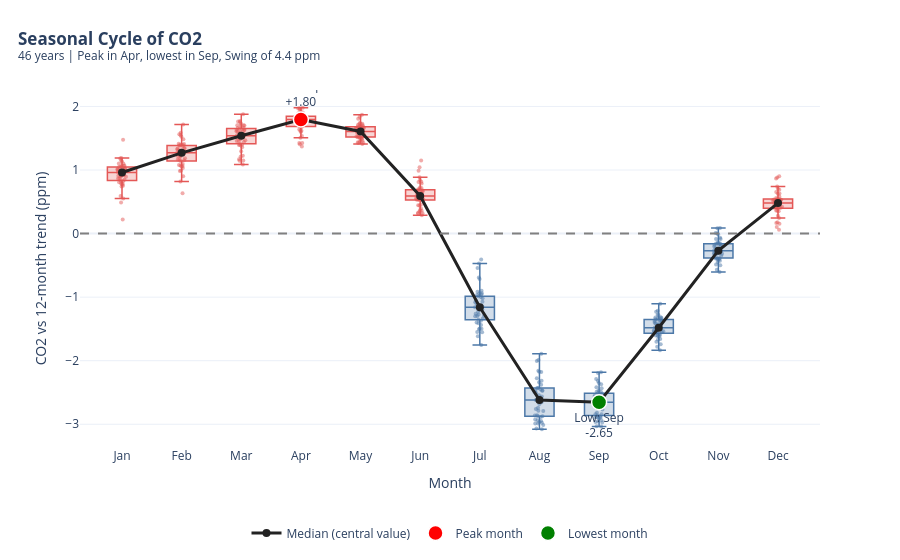

Notebook source saved alongside this figure:
### Markdown cell above
### What is the seasonal cycle of CO2 and which month peaks?

### Code cell
m = monthlyDf.sort_values(["year", "month"]).copy()

r = m["co2_ppm"].rolling(12, center=True).mean()
m["trend"] = (r + r.shift(-1)) / 2          # properly centered 12-month trend

# 2. Seasonal part = CO2 minus the trend (do NOT overwrite this later)
m["anomaly"] = m["co2_ppm"] - m["trend"]
m = m.dropna(subset=["anomaly"])

# 3. Keep only years that still have all 12 months
cnt = m.groupby("year")["month"].nunique()
m = m[m["year"].isin(cnt[cnt == 12].index)].copy()

# 4. Central value per month across ALL years (median)
names = ["Jan","Feb","Mar","Apr","May","Jun","Jul","Aug","Sep","Oct","Nov","Dec"]
seasonal = m.groupby("month")["anomaly"].agg(["median", "mean", "std", "count"]).reset_index()
seasonal["name"] = seasonal["month"].apply(lambda i: names[i - 1])

peak = seasonal.loc[seasonal["median"].idxmax()]
trough = seasonal.loc[seasonal["median"].idxmin()]
amplitude = peak["median"] - trough["median"]
n_years = m["year"].nunique()

# 5. Box plot: every year's value for each month
fig = go.Figure()
for i, name in enumerate(names, start=1):
    vals = m.loc[m["month"] == i, "anomaly"]
    fig.add_trace(go.Box(
        y=vals, x=[name] * len(vals), name=name,
        boxpoints="all", jitter=0.4, pointpos=0,
        marker=dict(size=4, opacity=0.5),
        line=dict(width=1.5),
        fillcolor="rgba(228,87,86,0.25)" if vals.median() >= 0 else "rgba(76,120,168,0.25)",
        marker_color="#E45756" if vals.median() >= 0 else "#4C78A8",
        showlegend=False,
        hovertemplate="%{y:+.2f} ppm<extra>" + name + "</extra>",
    ))

# 6. Median curve connecting the 12 months
fig.add_trace(go.Scatter(
    x=seasonal["name"], y=seasonal["median"], mode="lines+markers",
    line=dict(color="#222", width=3), marker=dict(size=8),
    name="Median (central value)",
))

# 7. Peak and lowest month
fig.add_trace(go.Scatter(
    x=[peak["name"]], y=[peak["median"]], mode="markers+text",
    marker=dict(color="red", size=15, line=dict(color="white", width=1.5)),
    text=[f"Peak: {peak['name']}<br>{peak['median']:+.2f}"], textposition="top center",
    name="Peak month",
))
fig.add_trace(go.Scatter(
    x=[trough["name"]], y=[trough["median"]], mode="markers+text",
    marker=dict(color="green", size=15, line=dict(color="white", width=1.5)),
    text=[f"Low: {trough['name']}<br>{trough['median']:+.2f}"], textposition="bottom center",
    name="Lowest month",
))

# 8. Styling
fig.update_layout(
    template="plotly_white",
    title=dict(
        text="<b>Seasonal Cycle of CO2</b>"
             f"<br><sup>{n_years} years | Peak in {peak['name']}, lowest in {trough['name']}, "
             f"Swing of {amplitude:.1f} ppm</sup>",
        x=0.02),
    xaxis=dict(title="Month", categoryorder="array", categoryarray=names),
    yaxis=dict(title="CO2 vs 12-month trend (ppm)"),
    legend=dict(orientation="h", yanchor="top", y=-0.2, xanchor="center", x=0.5),
    margin=dict(t=90, b=100),
)
fig.add_hline(y=0, line_color="gray", line_dash="dash")
fig.show()

# 9. Printed summary
out = seasonal[["name", "median", "mean", "std", "count"]].round(2)
out.columns = ["Month", "Median", "Mean", "Std", "Years"]
print(out.to_string(index=False))
print(f"\nPeak month:   {peak['name']} ({peak['median']:+.2f} ppm)")
print(f"Lowest month: {trough['name']} ({trough['median']:+.2f} ppm)")
print(f"Seasonal swing: {amplitude:.2f} ppm")

### Figure 1 — Plotly figure (JSON) as saved in the notebook; plotly's stock layout.template omitted (floating-point values rounded to 4 significant figures)
{"data": [{"boxpoints": "all", "fillcolor": "rgba(228,87,86,0.25)", "hovertemplate": "%{y:+.2f} ppm<extra>Jan</extra>", "jitter": 0.4, "line": {"width": 1.5}, "marker": {"color": "#E45756", "opacity": 0.5, "size": 4}, "name": "Jan", "pointpos": 0, "showlegend": false, "type": "box", "x": ["Jan", "Jan", "Jan", "Jan", "Jan", "Jan", "Jan", "Jan", "Jan", "Jan", "Jan", "Jan", "Jan", "Jan", "Jan", "Jan", "Jan", "Jan", "Jan", "Jan", "Jan", "Jan", "Jan", "Jan", "Jan", "Jan", "Jan", "Jan", "Jan", "Jan", "Jan", "Jan", "Jan", "Jan", "Jan", "Jan", "Jan", "Jan", "Jan", "Jan", "Jan", "Jan", "Jan", "Jan", "Jan", "Jan"], "y": [0.5917, 0.5525, 0.7404, 0.8246, 0.8967, 0.49, 0.7913, 0.2196, 0.865, 0.8333, 1.023, 0.8487, 0.7804, 0.7771, 0.8942, 0.8646, 0.9146, 0.7525, 0.9658, 0.9958, 0.9925, 0.9092, 0.9333, 0.9187, 0.9554, 0.8062, 1.063, 1.024, 1.101, 1.188, 1.071, 0.9763, 0.9825, 0.9217, 1.02, 1.006, 1.154, 0.9688, 1.052, 1.063, 1.01, 1.102, 1.136, 1.18, 1.047, 1.476]}, {"boxpoints": "all", "fillcolor": "rgba(228,87,86,0.25)", "hovertemplate": "%{y:+.2f} ppm<extra>Feb</extra>", "jitter": 0.4, "line": {"width": 1.5}, "marker": {"color": "#E45756", "opacity": 0.5, "size": 4}, "name": "Feb", "pointpos": 0, "showlegend": false, "type": "box", "x": ["Feb", "Feb", "Feb", "Feb", "Feb", "Feb", "Feb", "Feb", "Feb", "Feb", "Feb", "Feb", "Feb", "Feb", "Feb", "Feb", "Feb", "Feb", "Feb", "Feb", "Feb", "Feb", "Feb", "Feb", "Feb", "Feb", "Feb", "Feb", "Feb", "Feb", "Feb", "Feb", "Feb", "Feb", "Feb", "Feb", "Feb", "Feb", "Feb", "Feb", "Feb", "Feb", "Feb", "Feb", "Feb", "Feb"], "y": [1.033, 1.054, 1.307, 0.9904, 1.286, 0.8183, 0.9012, 0.6346, 1.22, 1.184, 1.308, 1.141, 1.078, 1.062, 1.282, 1.212, 1.07, 1.094, 0.9837, 1.254, 1.152, 1.27, 1.167, 1.227, 1.326, 1.17, 1.522, 1.395, 1.402, 1.564, 1.585, 1.271, 1.413, 1.257, 1.338, 1.387, 1.485, 1.39, 1.548, 1.277, 1.348, 1.376, 1.41, 1.267, 1.338, 1.715]}, {"boxpoints": "all", "fillcolor": "rgba(228,87,86,0.25)", "hovertemplate": "%{y:+.2f} ppm<extra>Mar</extra>", "jitter": 0.4, "line": {"width": 1.5}, "marker": {"color": "#E45756", "opacity": 0.5, "size": 4}, "name": "Mar", "pointpos": 0, "showlegend": false, "type": "box", "x": ["Mar", "Mar", "Mar", "Mar", "Mar", "Mar", "Mar", "Mar", "Mar", "Mar", "Mar", "Mar", "Mar", "Mar", "Mar", "Mar", "Mar", "Mar", "Mar", "Mar", "Mar", "Mar", "Mar", "Mar", "Mar", "Mar", "Mar", "Mar", "Mar", "Mar", "Mar", "Mar", "Mar", "Mar", "Mar", "Mar", "Mar", "Mar", "Mar", "Mar", "Mar", "Mar", "Mar", "Mar", "Mar", "Mar"], "y": [1.169, 1.61, 1.578, 1.087, 1.293, 1.557, 1.146, 1.207, 1.389, 1.634, 1.53, 1.532, 1.397, 1.412, 1.51, 1.517, 1.225, 1.441, 1.151, 1.521, 1.36, 1.546, 1.456, 1.458, 1.628, 1.577, 1.762, 1.703, 1.632, 1.7, 1.701, 1.507, 1.754, 1.597, 1.484, 1.659, 1.769, 1.655, 1.877, 1.607, 1.664, 1.467, 1.733, 1.392, 1.64, 1.704]}, {"boxpoints": "all", "fillcolor": "rgba(228,87,86,0.25)", "hovertemplate": "%{y:+.2f} ppm<extra>Apr</extra>", "jitter": 0.4, "line": {"width": 1.5}, "marker": {"color": "#E45756", "opacity": 0.5, "size": 4}, "name": "Apr", "pointpos": 0, "showlegend": false, "type": "box", "x": ["Apr", "Apr", "Apr", "Apr", "Apr", "Apr", "Apr", "Apr", "Apr", "Apr", "Apr", "Apr", "Apr", "Apr", "Apr", "Apr", "Apr", "Apr", "Apr", "Apr", "Apr", "Apr", "Apr", "Apr", "Apr", "Apr", "Apr", "Apr", "Apr", "Apr", "Apr", "Apr", "Apr", "Apr", "Apr", "Apr", "Apr", "Apr", "Apr", "Apr", "Apr", "Apr", "Apr", "Apr", "Apr", "Apr"], "y": [1.423, 1.82, 1.837, 1.369, 1.405, 1.736, 1.536, 1.75, 1.619, 1.891, 1.733, 1.95, 1.837, 1.797, 1.731, 1.812, 1.425, 1.839, 1.508, 1.793, 1.639, 1.712, 1.617, 1.737, 1.848, 1.83, 1.92, 1.794, 1.87, 1.847, 1.771, 1.766, 1.832, 1.848, 1.686, 1.856, 1.978, 1.791, 1.968, 1.816, 1.905, 1.597, 1.973, 1.673, 1.822, 1.874]}, {"boxpoints": "all", "fillcolor": "rgba(228,87,86,0.25)", "hovertemplate": "%{y:+.2f} ppm<extra>May</extra>", "jitter": 0.4, "line": {"width": 1.5}, "marker": {"color": "#E45756", "opacity": 0.5, "size": 4}, "name": "May", "pointpos": 0, "showlegend": false, "type": "box", "x": ["May", "May", "May", "May", "May", "May", "May", "May", "May", "May", "May", "May", "May", "May", "May", "May", "May", "May", "May", "May", "May", "May", "May", "May", "May", "May", "May", "May", "May", "May", "May", "May", "May", "May", "May", "May", "May", "May", "May", "May", "May", "May", "May", "May", "May", "May"], "y": [1.737, 1.466, 1.633, 1.532, 1.438, 1.44, 1.515, 1.868, 1.588, 1.583, 1.518, 1.806, 1.839, 1.679, 1.624, 1.556, 1.481, 1.71, 1.521, 1.594, 1.429, 1.424, 1.41, 1.688, 1.657, 1.734, 1.706, 1.477, 1.692, 1.657, 1.514, 1.664, 1.527, 1.661, 1.588, 1.6, 1.726, 1.678, 1.633, 1.596, 1.663, 1.61, 1.653, 1.513, 1.604, 1.69]}, {"boxpoints": "all", "fillcolor": "rgba(228,87,86,0.25)", "hovertemplate": "%{y:+.2f} ppm<extra>Jun</extra>", "jitter": 0.4, "line": {"width": 1.5}, "marker": {"color": "#E45756", "opacity": 0.5, "size": 4}, "name": "Jun", "pointpos": 0, "showlegend": false, "type": "box", "x": ["Jun", "Jun", "Jun", "Jun", "Jun", "Jun", "Jun", "Jun", "Jun", "Jun", "Jun", "Jun", "Jun", "Jun", "Jun", "Jun", "Jun", "Jun", "Jun", "Jun", "Jun", "Jun", "Jun", "Jun", "Jun", "Jun", "Jun", "Jun", "Jun", "Jun", "Jun", "Jun", "Jun", "Jun", "Jun", "Jun", "Jun", "Jun", "Jun", "Jun", "Jun", "Jun", "Jun", "Jun", "Jun", "Jun"], "y": [1.149, 0.5679, 0.6771, 1.042, 0.5596, 0.7871, 0.8421, 0.8846, 0.6954, 0.5429, 0.3158, 0.815, 0.8112, 0.5617, 0.5417, 0.5312, 0.9883, 0.6288, 0.6804, 0.6254, 0.3967, 0.3221, 0.3521, 0.665, 0.6342, 0.7179, 0.6879, 0.4475, 0.6346, 0.5288, 0.3583, 0.5883, 0.2896, 0.6675, 0.4575, 0.5279, 0.6796, 0.72, 0.55, 0.5646, 0.535, 0.6, 0.4429, 0.3187, 0.5967, 0.3654]}, {"boxpoints": "all", "fillcolor": "rgba(76,120,168,0.25)", "hovertemplate": "%{y:+.2f} ppm<extra>Jul</extra>", "jitter": 0.4, "line": {"width": 1.5}, "marker": {"color": "#4C78A8", "opacity": 0.5, "size": 4}, "name": "Jul", "pointpos": 0, "showlegend": false, "type": "box", "x": ["Jul", "Jul", "Jul", "Jul", "Jul", "Jul", "Jul", "Jul", "Jul", "Jul", "Jul", "Jul", "Jul", "Jul", "Jul", "Jul", "Jul", "Jul", "Jul", "Jul", "Jul", "Jul", "Jul", "Jul", "Jul", "Jul", "Jul", "Jul", "Jul", "Jul", "Jul", "Jul", "Jul", "Jul", "Jul", "Jul", "Jul", "Jul", "Jul", "Jul", "Jul", "Jul", "Jul", "Jul", "Jul", "Jul"], "y": [-0.54, -0.9375, -1.148, -0.4712, -0.9162, -0.6908, -0.7158, -0.9583, -0.9658, -1.289, -1.411, -0.8992, -0.9392, -1.158, -1.127, -1.26, -0.4092, -1.187, -0.9875, -1.156, -1.109, -1.192, -1.275, -1.074, -1.057, -1.15, -1.16, -1.44, -0.9958, -1.553, -1.499, -1.495, -1.752, -1.017, -1.3, -1.398, -1.079, -1.198, -1.231, -1.297, -1.37, -1.355, -1.505, -1.547, -1.336, -1.616]}, {"boxpoints": "all", "fillcolor": "rgba(76,120,168,0.25)", "hovertemplate": "%{y:+.2f} ppm<extra>Aug</extra>", "jitter": 0.4, "line": {"width": 1.5}, "marker": {"color": "#4C78A8", "opacity": 0.5, "size": 4}, "name": "Aug", "pointpos": 0, "showlegend": false, "type": "box", "x": ["Aug", "Aug", "Aug", "Aug", "Aug", "Aug", "Aug", "Aug", "Aug", "Aug", "Aug", "Aug", "Aug", "Aug", "Aug", "Aug", "Aug", "Aug", "Aug", "Aug", "Aug", "Aug", "Aug", "Aug", "Aug", "Aug", "Aug", "Aug", "Aug", "Aug", "Aug", "Aug", "Aug", "Aug", "Aug", "Aug", "Aug", "Aug", "Aug", "Aug", "Aug", "Aug", "Aug", "Aug", "Aug", "Aug"], "y": [-1.889, -2.177, -2.863, -2.159, -1.99, -2.338, -2.174, -2.43, -2.316, -2.759, -2.639, -2.431, -2.514, -2.562, -2.473, -2.683, -2.003, -2.874, -2.276, -2.617, -2.377, -2.47, -2.542, -2.492, -2.655, -2.58, -2.887, -2.873, -2.473, -3.077, -2.793, -2.978, -3.068, -2.454, -2.585, -2.966, -2.622, -2.927, -2.789, -2.74, -2.99, -2.858, -2.95, -2.936, -2.988, -3.012]}, {"boxpoints": "all", "fillcolor": "rgba(76,120,168,0.25)", "hovertemplate": "%{y:+.2f} ppm<extra>Sep</extra>", "jitter": 0.4, "line": {"width": 1.5}, "marker": {"color": "#4C78A8", "opacity": 0.5, "size": 4}, "name": "Sep", "pointpos": 0, "showlegend": false, "type": "box", "x": ["Sep", "Sep", "Sep", "Sep", "Sep", "Sep", "Sep", "Sep", "Sep", "Sep", "Sep", "Sep", "Sep", "Sep", "Sep", "Sep", "Sep", "Sep", "Sep", "Sep", "Sep", "Sep", "Sep", "Sep", "Sep", "Sep", "Sep", "Sep", "Sep", "Sep", "Sep", "Sep", "Sep", "Sep", "Sep", "Sep", "Sep", "Sep", "Sep", "Sep", "Sep", "Sep", "Sep", "Sep", "Sep", "Sep"], "y": [-2.195, -2.372, -2.88, -2.416, -2.181, -2.487, -2.35, -2.569, -2.319, -2.517, -2.546, -2.614, -2.66, -2.652, -2.653, -2.513, -2.47, -3.03, -2.286, -2.589, -2.558, -2.576, -2.435, -2.519, -2.892, -2.766, -2.862, -2.664, -2.841, -2.936, -2.487, -2.743, -2.618, -2.662, -2.67, -2.963, -2.655, -3.035, -2.895, -2.685, -2.909, -2.841, -2.89, -2.818, -2.958, -2.971]}, {"boxpoints": "all", "fillcolor": "rgba(76,120,168,0.25)", "hovertemplate": "%{y:+.2f} ppm<extra>Oct</extra>", "jitter": 0.4, "line": {"width": 1.5}, "marker": {"color": "#4C78A8", "opacity": 0.5, "size": 4}, "name": "Oct", "pointpos": 0, "showlegend": false, "type": "box", "x": ["Oct", "Oct", "Oct", "Oct", "Oct", "Oct", "Oct", "Oct", "Oct", "Oct", "Oct", "Oct", "Oct", "Oct", "Oct", "Oct", "Oct", "Oct", "Oct", "Oct", "Oct", "Oct", "Oct", "Oct", "Oct", "Oct", "Oct", "Oct", "Oct", "Oct", "Oct", "Oct", "Oct", "Oct", "Oct", "Oct", "Oct", "Oct", "Oct", "Oct", "Oct", "Oct", "Oct", "Oct", "Oct", "Oct"], "y": [-1.569, -1.343, -1.505, -1.346, -1.464, -1.315, -1.319, -1.502, -1.326, -1.324, -1.278, -1.581, -1.477, -1.524, -1.551, -1.282, -1.607, -1.667, -1.213, -1.377, -1.49, -1.377, -1.371, -1.428, -1.701, -1.657, -1.537, -1.438, -1.837, -1.541, -1.105, -1.35, -1.23, -1.534, -1.603, -1.782, -1.402, -1.74, -1.608, -1.377, -1.415, -1.617, -1.535, -1.43, -1.487, -1.515]}, {"boxpoints": "all", "fillcolor": "rgba(76,120,168,0.25)", "hovertemplate": "%{y:+.2f} ppm<extra>Nov</extra>", "jitter": 0.4, "line": {"width": 1.5}, "marker": {"color": "#4C78A8", "opacity": 0.5, "size": 4}, "name": "Nov", "pointpos": 0, "showlegend": false, "type": "box", "x": ["Nov", "Nov", "Nov", "Nov", "Nov", "Nov", "Nov", "Nov", "Nov", "Nov", "Nov", "Nov", "Nov", "Nov", "Nov", "Nov", "Nov", "Nov", "Nov", "Nov", "Nov", "Nov", "Nov", "Nov", "Nov", "Nov", "Nov", "Nov", "Nov", "Nov", "Nov", "Nov", "Nov", "Nov", "Nov", "Nov", "Nov", "Nov", "Nov", "Nov", "Nov", "Nov", "Nov", "Nov", "Nov", "Nov"], "y": [-0.5704, -0.3167, -0.2671, -0.3979, -0.4271, -0.2825, -0.2033, -0.41, -0.3154, -0.2317, -0.1592, -0.485, -0.3471, -0.3842, -0.2796, -0.08417, -0.6037, -0.1717, -0.1637, -0.1746, -0.2483, -0.1946, -0.2696, -0.3025, -0.3925, -0.3867, -0.3067, -0.2804, -0.4483, -0.2575, 0.08958, -0.1358, -0.06375, -0.2333, -0.3125, -0.4987, -0.2383, -0.3992, -0.3217, -0.1554, 0.001667, -0.08417, 0.00875, -0.1521, -0.00875, 0.08208]}, {"boxpoints": "all", "fillcolor": "rgba(228,87,86,0.25)", "hovertemplate": "%{y:+.2f} ppm<extra>Dec</extra>", "jitter": 0.4, "line": {"width": 1.5}, "marker": {"color": "#E45756", "opacity": 0.5, "size": 4}, "name": "Dec", "pointpos": 0, "showlegend": false, "type": "box", "x": ["Dec", "Dec", "Dec", "Dec", "Dec", "Dec", "Dec", "Dec", "Dec", "Dec", "Dec", "Dec", "Dec", "Dec", "Dec", "Dec", "Dec", "Dec", "Dec", "Dec", "Dec", "Dec", "Dec", "Dec", "Dec", "Dec", "Dec", "Dec", "Dec", "Dec", "Dec", "Dec", "Dec", "Dec", "Dec", "Dec", "Dec", "Dec", "Dec", "Dec", "Dec", "Dec", "Dec", "Dec", "Dec", "Dec"], "y": [0.06167, 0.1783, 0.4079, 0.1554, 0.2821, 0.3508, 0.105, 0.3625, 0.3996, 0.5437, 0.4325, 0.2462, 0.36, 0.3987, 0.4225, 0.6258, 0.1667, 0.6883, 0.5208, 0.5829, 0.4458, 0.5596, 0.4729, 0.415, 0.4062, 0.4317, 0.5183, 0.5342, 0.5233, 0.4737, 0.6321, 0.5383, 0.5167, 0.5225, 0.4675, 0.4975, 0.4854, 0.4629, 0.5354, 0.5337, 0.7033, 0.7413, 0.9029, 0.6538, 0.8804, 0.8658]}, {"line": {"color": "#222", "width": 3}, "marker": {"size": 8}, "mode": "lines+markers", "name": "Median (central value)", "type": "scatter", "x": ["Jan", "Feb", "Mar", "Apr", "May", "Jun", "Jul", "Aug", "Sep", "Oct", "Nov", "Dec"], "y": [0.9606, 1.27, 1.539, 1.795, 1.607, 0.5925, -1.159, -2.619, -2.654, -1.482, -0.2683, 0.4796]}, {"marker": {"color": "red", "line": {"color": "white", "width": 1.5}, "size": 15}, "mode": "markers+text", "name": "Peak month", "text": ["Peak: Apr<br>+1.80"], "textposition": "top center", "type": "scatter", "x": ["Apr"], "y": [1.795]}, {"marker": {"color": "green", "line": {"color": "white", "width": 1.5}, "size": 15}, "mode": "markers+text", "name": "Lowest month", "text": ["Low: Sep<br>-2.65"], "textposition": "bottom center", "type": "scatter", "x": ["Sep"], "y": [-2.654]}], "layout": {"legend": {"orientation": "h", "x": 0.5, "xanchor": "center", "y": -0.2, "yanchor": "top"}, "margin": {"b": 100, "t": 90}, "shapes": [{"line": {"color": "gray", "dash": "dash"}, "type": "line", "x0": 0, "x1": 1, "xref": "x domain", "y0": 0, "y1": 0, "yref": "y"}], "title": {"text": "<b>Seasonal Cycle of CO2</b><br><sup>46 years | Peak in Apr, lowest in Sep, Swing of 4.4 ppm</sup>", "x": 0.02}, "xaxis": {"categoryarray": ["Jan", "Feb", "Mar", "Apr", "May", "Jun", "Jul", "Aug", "Sep", "Oct", "Nov", "Dec"], "categoryorder": "array", "title": {"text": "Month"}}, "yaxis": {"title": {"text": "CO2 vs 12-month trend (ppm)"}}}}
